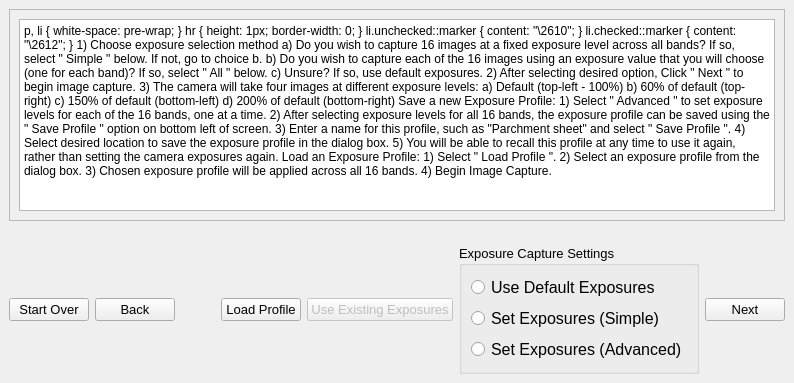
                 <widget class="QWidget" name="lightStep0">
                  <layout class="QVBoxLayout" name="verticalLayout_16">
                   <property name="leftMargin">
                    <number>0</number>
                   </property>
                   <property name="topMargin">
                    <number>0</number>
                   </property>
                   <property name="rightMargin">
                    <number>0</number>
                   </property>
                   <property name="bottomMargin">
                    <number>0</number>
                   </property>
                   <item>
                    <widget class="QWidget" name="lightStep0Main" native="true">
                     <property name="sizePolicy">
                      <sizepolicy hsizetype="Preferred" vsizetype="Preferred">
                       <horstretch>0</horstretch>
                       <verstretch>8</verstretch>
                      </sizepolicy>
                     </property>
                     <layout class="QGridLayout" name="gridLayout_9">
                      <property name="leftMargin">
                       <number>9</number>
                      </property>
                      <property name="topMargin">
                       <number>9</number>
                      </property>
                      <property name="rightMargin">
                       <number>9</number>
                      </property>
                      <item row="0" column="0">
                       <widget class="QFrame" name="lightInfoFrame">
                        <property name="frameShape">
                         <enum>QFrame::StyledPanel</enum>
                        </property>
                        <property name="frameShadow">
                         <enum>QFrame::Raised</enum>
                        </property>
                        <layout class="QGridLayout" name="gridLayout_10">
                         <item row="0" column="0">
                          <widget class="QTextEdit" name="lightInfo">
                           <property name="html">
                            <string>&lt;!DOCTYPE HTML PUBLIC &quot;-//W3C//DTD HTML 4.0//EN&quot; &quot;http://www.w3.org/TR/REC-html40/strict.dtd&quot;&gt;
&lt;html&gt;&lt;head&gt;&lt;meta name=&quot;qrichtext&quot; content=&quot;1&quot; /&gt;&lt;meta charset=&quot;utf-8&quot; /&gt;&lt;style type=&quot;text/css&quot;&gt;
p, li { white-space: pre-wrap; }
hr { height: 1px; border-width: 0; }
li.unchecked::marker { content: &quot;\2610&quot;; }
li.checked::marker { content: &quot;\2612&quot;; }
&lt;/style&gt;&lt;/head&gt;&lt;body style=&quot; font-family:'Segoe UI'; font-size:9pt; font-weight:400; font-style:normal;&quot;&gt;
&lt;p align=&quot;justify&quot; style=&quot; margin-top:0px; margin-bottom:0px; margin-left:0px; margin-right:0px; -qt-block-indent:0; text-indent:0px; line-height:138%;&quot;&gt;&lt;span style=&quot; font-family:'Arial'; font-size:20pt; color:#c7c7cc; background-color:transparent;&quot;&gt;1) Choose exposure selection method &lt;/span&gt;&lt;/p&gt;
&lt;p align=&quot;justify&quot; style=&quot; margin-top:0px; margin-bottom:0px; margin-left:0px; margin-right:0px; -qt-block-indent:0; text-indent:0px; line-height:138%;&quot;&gt;&lt;span style=&quot; font-family:'Arial'; font-size:20pt; color:#c7c7cc; background-color:transparent;&quot;&gt;	a) Do you wish to capture 16 images at a fixed exposure level across all bands? If so, select &amp;quot;&lt;/span&gt;&lt;span style=&quot; font-family:'Arial'; font-size:20pt; text-decoration: underline; color:#c7c7cc; background-color:transparent;&quot;&gt;Simple&lt;/span&gt;&lt;span style=&quot; font-family:'Arial'; font-size:20pt; color:#c7c7cc; background-color:transparent;&quot;&gt;&amp;quot; below. &lt;/span&gt;&lt;/p&gt;
&lt;p align=&quot;justify&quot; style=&quot; margin-top:0px; margin-bottom:0px; margin-left:0px; margin-right:0px; -qt-block-indent:0; text-indent:0px; line-height:138%;&quot;&gt;&lt;span style=&quot; font-family:'Arial'; font-size:20pt; color:#c7c7cc; background-color:transparent;&quot;&gt;	    If not, go to choice b.&lt;/span&gt;&lt;/p&gt;
&lt;p align=&quot;justify&quot; style=&quot; margin-top:0px; margin-bottom:0px; margin-left:0px; margin-right:0px; -qt-block-indent:0; text-indent:0px; line-height:138%;&quot;&gt;&lt;span style=&quot; font-family:'Arial'; font-size:20pt; color:#c7c7cc; background-color:transparent;&quot;&gt;	b) Do you wish to capture each of the 16 images using an exposure value that you will choose &lt;/span&gt;&lt;/p&gt;
&lt;p align=&quot;justify&quot; style=&quot; margin-top:0px; margin-bottom:0px; margin-left:0px; margin-right:0px; -qt-block-indent:0; text-indent:0px; line-height:138%;&quot;&gt;&lt;span style=&quot; font-family:'Arial'; font-size:20pt; color:#c7c7cc; background-color:transparent;&quot;&gt;	    (one for each band)? If so, select &amp;quot;&lt;/span&gt;&lt;span style=&quot; font-family:'Arial'; font-size:20pt; text-decoration: underline; color:#c7c7cc; background-color:transparent;&quot;&gt;All&lt;/span&gt;&lt;span style=&quot; font-family:'Arial'; font-size:20pt; color:#c7c7cc; background-color:transparent;&quot;&gt;&amp;quot; below.&lt;/span&gt;&lt;/p&gt;
&lt;p align=&quot;justify&quot; style=&quot; margin-top:0px; margin-bottom:0px; margin-left:0px; margin-right:0px; -qt-block-indent:0; text-indent:0px; line-height:138%;&quot;&gt;&lt;span style=&quot; font-family:'Arial'; font-size:20pt; color:#c7c7cc; background-color:transparent;&quot;&gt;	c) Unsure? If so, use default exposures.&lt;/span&gt;&lt;/p&gt;
&lt;p align=&quot;justify&quot; style=&quot; margin-top:0px; margin-bottom:0px; margin-left:0px; margin-right:0px; -qt-block-indent:0; text-indent:0px; line-height:138%;&quot;&gt;&lt;span style=&quot; font-family:'Arial'; font-size:20pt; color:#c7c7cc; background-color:transparent;&quot;&gt;2) After selecting desired option,  Click &amp;quot;&lt;/span&gt;&lt;span style=&quot; font-family:'Arial'; font-size:20pt; text-decoration: underline; color:#c7c7cc; background-color:transparent;&quot;&gt;Next&lt;/span&gt;&lt;span style=&quot; font-family:'Arial'; font-size:20pt; color:#c7c7cc; background-color:transparent;&quot;&gt;&amp;quot; to begin image capture.&lt;/span&gt;&lt;/p&gt;
&lt;p align=&quot;justify&quot; style=&quot; margin-top:0px; margin-bottom:0px; margin-left:0px; margin-right:0px; -qt-block-indent:0; text-indent:0px; line-height:138%;&quot;&gt;&lt;span style=&quot; font-family:'Arial'; font-size:20pt; color:#c7c7cc; background-color:transparent;&quot;&gt;3) The camera will take four images at different exposure levels:&lt;br /&gt;	a) Default (top-left - 100%)&lt;/span&gt;&lt;/p&gt;
&lt;p align=&quot;justify&quot; style=&quot; margin-top:0px; margin-bottom:0px; margin-left:0px; margin-right:0px; -qt-block-indent:0; text-indent:0px; line-height:138%;&quot;&gt;&lt;span style=&quot; font-family:'Arial'; font-size:20pt; color:#c7c7cc; background-color:transparent;&quot;&gt;	b) 60% of default (top-right)&lt;/span&gt;&lt;/p&gt;
&lt;p align=&quot;justify&quot; style=&quot; margin-top:0px; margin-bottom:0px; margin-left:0px; margin-right:0px; -qt-block-indent:0; text-indent:0px; line-height:138%;&quot;&gt;&lt;span style=&quot; font-family:'Arial'; font-size:20pt; color:#c7c7cc; background-color:transparent;&quot;&gt;	c) 150% of default (bottom-left)&lt;/span&gt;&lt;/p&gt;
&lt;p align=&quot;justify&quot; style=&quot; margin-top:0px; margin-bottom:0px; margin-left:0px; margin-right:0px; -qt-block-indent:0; text-indent:0px; line-height:138%;&quot;&gt;&lt;span style=&quot; font-family:'Arial'; font-size:20pt; color:#c7c7cc; background-color:transparent;&quot;&gt;	d) 200% of default (bottom-right)&lt;/span&gt;&lt;/p&gt;
&lt;p style=&quot;-qt-paragraph-type:empty; margin-top:0px; margin-bottom:0px; margin-left:0px; margin-right:0px; -qt-block-indent:0; text-indent:0px; font-family:'Arial'; font-size:20pt; color:#c7c7cc;&quot;&gt;&lt;br /&gt;&lt;/p&gt;
&lt;p align=&quot;justify&quot; style=&quot; margin-top:0px; margin-bottom:0px; margin-left:0px; margin-right:0px; -qt-block-indent:0; text-indent:0px; line-height:138%;&quot;&gt;&lt;span style=&quot; font-family:'Arial'; font-size:20pt; color:#c7c7cc; background-color:transparent;&quot;&gt;Save a new Exposure Profile:&lt;/span&gt;&lt;/p&gt;
&lt;p align=&quot;justify&quot; style=&quot; margin-top:0px; margin-bottom:0px; margin-left:0px; margin-right:0px; -qt-block-indent:0; text-indent:0px; line-height:138%;&quot;&gt;&lt;span style=&quot; font-family:'Arial'; font-size:20pt; color:#c7c7cc; background-color:transparent;&quot;&gt;1) Select &amp;quot;&lt;/span&gt;&lt;span style=&quot; font-family:'Arial'; font-size:20pt; text-decoration: underline; color:#c7c7cc; background-color:transparent;&quot;&gt;Advanced&lt;/span&gt;&lt;span style=&quot; font-family:'Arial'; font-size:20pt; color:#c7c7cc; background-color:transparent;&quot;&gt;&amp;quot; to set exposure levels for each of the 16 bands, one at a time.&lt;/span&gt;&lt;/p&gt;
&lt;p align=&quot;justify&quot; style=&quot; margin-top:0px; margin-bottom:0px; margin-left:0px; margin-right:0px; -qt-block-indent:0; text-indent:0px; line-height:138%;&quot;&gt;&lt;span style=&quot; font-family:'Arial'; font-size:20pt; color:#c7c7cc; background-color:transparent;&quot;&gt;2) After selecting exposure levels for all 16 bands, the exposure profile can be saved using the &amp;quot;&lt;/span&gt;&lt;span style=&quot; font-family:'Arial'; font-size:20pt; text-decoration: underline; color:#c7c7cc; background-color:transparent;&quot;&gt;Save Profile&lt;/span&gt;&lt;span style=&quot; font-family:'Arial'; font-size:20pt; color:#c7c7cc; background-color:transparent;&quot;&gt;&amp;quot; option on bottom left of screen.&lt;/span&gt;&lt;/p&gt;
&lt;p align=&quot;justify&quot; style=&quot; margin-top:0px; margin-bottom:0px; margin-left:0px; margin-right:0px; -qt-block-indent:0; text-indent:0px; line-height:138%;&quot;&gt;&lt;span style=&quot; font-family:'Arial'; font-size:20pt; color:#c7c7cc; background-color:transparent;&quot;&gt;3) Enter a name for this profile, such as &amp;quot;Parchment sheet&amp;quot; and select &amp;quot;&lt;/span&gt;&lt;span style=&quot; font-family:'Arial'; font-size:20pt; text-decoration: underline; color:#c7c7cc; background-color:transparent;&quot;&gt;Save Profile&lt;/span&gt;&lt;span style=&quot; font-family:'Arial'; font-size:20pt; color:#c7c7cc; background-color:transparent;&quot;&gt;&amp;quot;.&lt;/span&gt;&lt;/p&gt;
&lt;p align=&quot;justify&quot; style=&quot; margin-top:0px; margin-bottom:0px; margin-left:0px; margin-right:0px; -qt-block-indent:0; text-indent:0px; line-height:138%;&quot;&gt;&lt;span style=&quot; font-family:'Arial'; font-size:20pt; color:#c7c7cc; background-color:transparent;&quot;&gt;4) Select desired location to save the exposure profile in the dialog box.&lt;/span&gt;&lt;/p&gt;
&lt;p align=&quot;justify&quot; style=&quot; margin-top:0px; margin-bottom:0px; margin-left:0px; margin-right:0px; -qt-block-indent:0; text-indent:0px; line-height:138%;&quot;&gt;&lt;span style=&quot; font-family:'Arial'; font-size:20pt; color:#c7c7cc; background-color:transparent;&quot;&gt;5) You will be able to recall this profile at any time to use it again, rather than setting the camera exposures again.&lt;/span&gt;&lt;/p&gt;
&lt;p align=&quot;justify&quot; style=&quot;-qt-paragraph-type:empty; margin-top:0px; margin-bottom:0px; margin-left:0px; margin-right:0px; -qt-block-indent:0; text-indent:0px; line-height:138%; font-family:'Arial'; font-size:20pt; color:#c7c7cc;&quot;&gt;&lt;br /&gt;&lt;/p&gt;
&lt;p align=&quot;justify&quot; style=&quot; margin-top:0px; margin-bottom:0px; margin-left:0px; margin-right:0px; -qt-block-indent:0; text-indent:0px; line-height:138%;&quot;&gt;&lt;span style=&quot; font-family:'Arial'; font-size:20pt; color:#c7c7cc; background-color:transparent;&quot;&gt;Load an Exposure Profile:&lt;/span&gt;&lt;/p&gt;
&lt;p style=&quot; margin-top:0px; margin-bottom:0px; margin-left:0px; margin-right:0px; -qt-block-indent:0; text-indent:0px;&quot;&gt;&lt;span style=&quot; font-family:'Arial'; font-size:20pt; color:#c7c7cc; background-color:transparent;&quot;&gt;1) Select &amp;quot;&lt;/span&gt;&lt;span style=&quot; font-family:'Arial'; font-size:20pt; text-decoration: underline; color:#c7c7cc; background-color:transparent;&quot;&gt;Load Profile&lt;/span&gt;&lt;span style=&quot; font-family:'Arial'; font-size:20pt; color:#c7c7cc; background-color:transparent;&quot;&gt;&amp;quot;.&lt;/span&gt;&lt;/p&gt;
&lt;p style=&quot; margin-top:0px; margin-bottom:0px; margin-left:0px; margin-right:0px; -qt-block-indent:0; text-indent:0px;&quot;&gt;&lt;span style=&quot; font-family:'Arial'; font-size:20pt; color:#c7c7cc; background-color:transparent;&quot;&gt;2) Select an exposure profile from the dialog box.&lt;/span&gt;&lt;/p&gt;
&lt;p style=&quot; margin-top:0px; margin-bottom:0px; margin-left:0px; margin-right:0px; -qt-block-indent:0; text-indent:0px;&quot;&gt;&lt;span style=&quot; font-family:'Arial'; font-size:20pt; color:#c7c7cc; background-color:transparent;&quot;&gt;3) Chosen exposure profile will be applied across all 16 bands.&lt;/span&gt;&lt;/p&gt;
&lt;p style=&quot; margin-top:0px; margin-bottom:0px; margin-left:0px; margin-right:0px; -qt-block-indent:0; text-indent:0px;&quot;&gt;&lt;span style=&quot; font-family:'Arial'; font-size:20pt; color:#c7c7cc; background-color:transparent;&quot;&gt;4) Begin Image Capture.&lt;/span&gt;&lt;/p&gt;
&lt;p style=&quot; margin-top:0px; margin-bottom:0px; margin-left:0px; margin-right:0px; -qt-block-indent:0; text-indent:0px;&quot;&gt;&lt;span style=&quot; font-family:'Arial'; font-size:20pt; color:#c7c7cc; background-color:transparent;&quot;&gt; &lt;/span&gt;&lt;/p&gt;
&lt;p style=&quot;-qt-paragraph-type:empty; margin-top:0px; margin-bottom:0px; margin-left:0px; margin-right:0px; -qt-block-indent:0; text-indent:0px;&quot;&gt;&lt;br /&gt;&lt;/p&gt;
&lt;p style=&quot;-qt-paragraph-type:empty; margin-top:0px; margin-bottom:0px; margin-left:0px; margin-right:0px; -qt-block-indent:0; text-indent:0px;&quot;&gt;&lt;br /&gt;&lt;/p&gt;&lt;/body&gt;&lt;/html&gt;</string>
                           </property>
                          </widget>
                         </item>
                        </layout>
                       </widget>
                      </item>
                     </layout>
                    </widget>
                   </item>
                   <item>
                    <widget class="QWidget" name="lightStep0Bar" native="true">
                     <property name="enabled">
                      <bool>true</bool>
                     </property>
                     <property name="sizePolicy">
                      <sizepolicy hsizetype="Preferred" vsizetype="Preferred">
                       <horstretch>0</horstretch>
                       <verstretch>1</verstretch>
                      </sizepolicy>
                     </property>
                     <layout class="QHBoxLayout" name="horizontalLayout_13">
                      <property name="leftMargin">
                       <number>9</number>
                      </property>
                      <property name="rightMargin">
                       <number>9</number>
                      </property>
                      <property name="bottomMargin">
                       <number>9</number>
                      </property>
                      <item>
                       <widget class="QPushButton" name="lightStartOverButton">
                        <property name="font">
                         <font>
                          <pointsize>10</pointsize>
                         </font>
                        </property>
                        <property name="text">
                         <string>Start Over</string>
                        </property>
                       </widget>
                      </item>
                      <item>
                       <widget class="QPushButton" name="lightsBackButton">
                        <property name="font">
                         <font>
                          <pointsize>10</pointsize>
                         </font>
                        </property>
                        <property name="text">
                         <string>Back</string>
                        </property>
                       </widget>
                      </item>
                      <item>
                       <spacer name="horizontalSpacer_11">
                        <property name="orientation">
                         <enum>Qt::Horizontal</enum>
                        </property>
                        <property name="sizeHint" stdset="0">
                         <size>
                          <width>40</width>
                          <height>20</height>
                         </size>
                        </property>
                       </spacer>
                      </item>
                      <item>
                       <widget class="QPushButton" name="loadProfileButton">
                        <property name="font">
                         <font>
                          <pointsize>10</pointsize>
                         </font>
                        </property>
                        <property name="text">
                         <string>Load Profile</string>
                        </property>
                       </widget>
                      </item>
                      <item>
                       <widget class="QPushButton" name="useExistingExposuresButton">
                        <property name="enabled">
                         <bool>false</bool>
                        </property>
                        <property name="font">
                         <font>
                          <pointsize>10</pointsize>
                         </font>
                        </property>
                        <property name="text">
                         <string>Use Existing Exposures</string>
                        </property>
                       </widget>
                      </item>
                      <item>
                       <widget class="QGroupBox" name="exposureSettings">
                        <property name="font">
                         <font>
                          <pointsize>10</pointsize>
                         </font>
                        </property>
                        <property name="title">
                         <string>Exposure Capture Settings</string>
                        </property>
                        <layout class="QVBoxLayout" name="verticalLayout_45">
                         <item>
                          <widget class="QRadioButton" name="skipBands">
                           <property name="font">
                            <font>
                             <pointsize>12</pointsize>
                            </font>
                           </property>
                           <property name="text">
                            <string>Use Default Exposures</string>
                           </property>
                          </widget>
                         </item>
                         <item>
                          <widget class="QRadioButton" name="singleBand">
                           <property name="font">
                            <font>
                             <pointsize>12</pointsize>
                            </font>
                           </property>
                           <property name="text">
                            <string>Set Exposures (Simple)</string>
                           </property>
                          </widget>
                         </item>
                         <item>
                          <widget class="QRadioButton" name="allBands">
                           <property name="font">
                            <font>
                             <pointsize>12</pointsize>
                            </font>
                           </property>
                           <property name="text">
                            <string>Set Exposures (Advanced)</string>
                           </property>
                          </widget>
                         </item>
                        </layout>
                       </widget>
                      </item>
                      <item>
                       <widget class="QPushButton" name="lightNext0Button">
                        <property name="font">
                         <font>
                          <pointsize>10</pointsize>
                         </font>
                        </property>
                        <property name="text">
                         <string>Next</string>
                        </property>
                       </widget>
                      </item>
                     </layout>
                    </widget>
                   </item>
                  </layout>
                 </widget>
